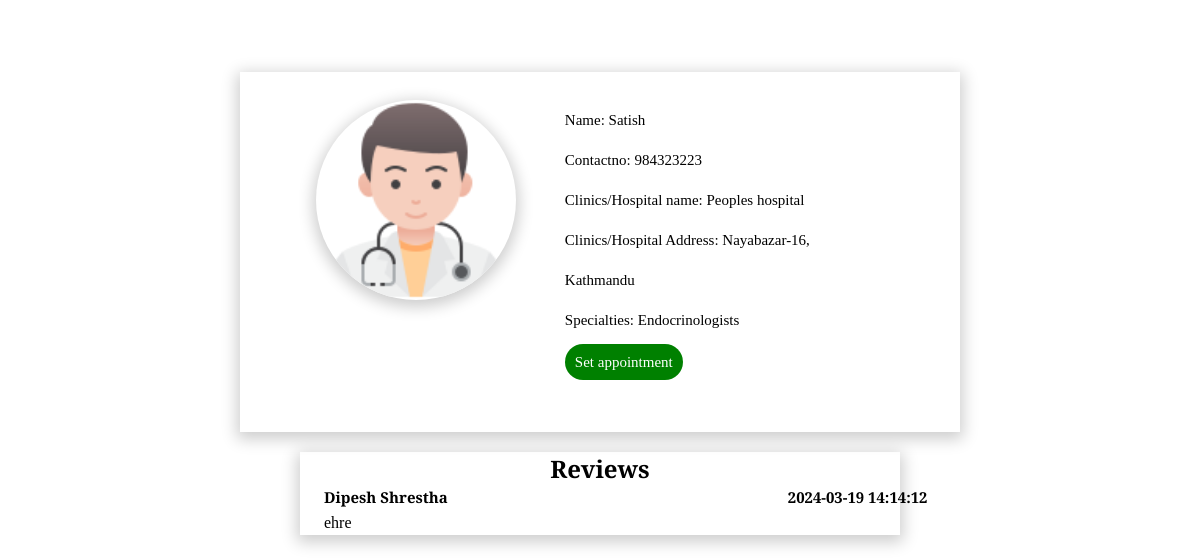
Page /Book.php?doctor_id=3 on the committed database.
### tables this page shows
CREATE TABLE `doctors` (
  `d_id` int NOT NULL,
  `d_fullname` varchar(255) NOT NULL,
  `d_username` varchar(255) NOT NULL,
  `d_email` varchar(255) NOT NULL,
  `d_phone` bigint NOT NULL,
  `d_password` varchar(255) NOT NULL,
  `d_category` varchar(255) NOT NULL,
  `d_cilinics` varchar(255) NOT NULL,
  `d_clocation` varchar(255) NOT NULL,
  `d_imagesource` varchar(250) NOT NULL,
  `d_image` varchar(200) NOT NULL,
  `d_experienced` int NOT NULL,
  `d_qualification` varchar(200) NOT NULL
);

CREATE TABLE `users` (
  `u_id` int NOT NULL,
  `u_firstname` varchar(50) NOT NULL,
  `u_lastname` varchar(200) NOT NULL,
  `u_username` varchar(50) NOT NULL,
  `u_email` varchar(50) NOT NULL,
  `u_address` varchar(50) NOT NULL,
  `u_phone` bigint NOT NULL,
  `u_password` varchar(255) NOT NULL,
  `u_dob` date NOT NULL
);

CREATE TABLE `review` (
  `r_id` int NOT NULL,
  `d_id` int NOT NULL,
  `u_id` int NOT NULL,
  `r_comment` varchar(200) NOT NULL,
  `r_datetime` datetime NOT NULL DEFAULT CURRENT_TIMESTAMP
);

### classes/doctor_data.php (called while the page is built, shortened)
<?php
class doctorData extends dbh_connection{
    public function get_Doctor_info($doctorid){
        $query = 'SELECT * FROM doctors WHERE d_id=?';
        $stmt = $this->connect()->prepare($query);
        if(!$stmt->execute([$doctorid])){
            header('location:../index.php?stmtfailed');
            exit();
        }
        $doctorData = $stmt->fetchAll();
        return $doctorData;
    }
}
$d_data = new doctorData();
?>

### includes/dbh.inc.php (called while the page is built)
<?php
class dbh_connection{
    protected function connect(){
        try{
            $host = 'localhost';
            $username = 'root';
            $password = 'newpassword';
            $dbname = 'Appointment';
            $pdo = new PDO("mysql:host=$host;dbname=$dbname",$username,$password);
            $pdo->setAttribute(PDO::ATTR_ERRMODE, PDO::ERRMODE_EXCEPTION);
            return $pdo;
        }
        catch(PDOException $e){
            die(''.$e->getMessage());
        }
    }
}
?>

### classes/review_classes.php (called while the page is built, shortened)
<?php
class Review_classes extends dbh_connection{
    public function get_review($doctorid){
        $query = 'SELECT * FROM review WHERE d_id = ?';
        $stmt = $this->connect()->prepare($query);
        if(!$stmt->execute([$doctorid])){
            header("location:../index.php?stmtfailed");
            exit();
        }
        $review = $stmt->fetchAll();
        return $review;
    }
    public function get_fullname($userid){
        $query = 'SELECT u_firstname,u_lastname FROM users WHERE u_id=?';
        $stmt = $this->connect()->prepare($query);
        if(!$stmt->execute([$userid])){
            header("location:../index.php?stmtfailed");
            exit();
        }
        $user_fullname = $stmt->fetchAll();
        return $user_fullname;
    }
}
?>

### Book.php (the view, shortened to what this page needs)
<!DOCTYPE html>
<html lang="en">
<head>
    <link rel="stylesheet" href="css/book.css">
</head>
<body>
    <?php
    require_once ('includes/dbh.inc.php');
    include ('classes/doctor_data.php');
    ?>
    <div class="book_container">
        <?php
          $doctorid = null;
        if (isset ($_GET['doctor_id'])) {
            $doctorid = $_GET['doctor_id'];
            $doctor_info = $d_data->get_Doctor_info($doctorid);
            if ($doctor_info) {
                echo '
    <div class="content">
        <div class="book_content">
            <div class="doctor_img"> ';
                foreach ($doctor_info as $key => $doctor) {
                    $doctorid = $doctor['d_id'];
                    echo '
            <img src=" '. $doctor['d_image'] . '" alt="">
            </div>
            <div class="info">
                <p>Name:' . ' ' . $doctor['d_fullname'] . ' </p>
                <p>Contactno:' . ' ' . $doctor['d_phone'] . '</p>
                <p>Clinics/Hospital name:' . ' ' . $doctor['d_cilinics'] . '</p>
                <p>Clinics/Hospital Address:' . ' ' . $doctor['d_clocation'] . '</p>
                <p>Specialties:' . ' ' . $doctor['d_category'] . '</p>
                <a href="appointment.php?doctor_id=' . $doctorid . '">Set appointment</a>
                </div>
                </div>
                </div>';
                }
            }
        }
        ?>
    <?php
    include 'classes/review_classes.php';
    if($doctorid){
    echo '
        <div id="review_section" class="review_box">
            <h2>Reviews</h2>
            <div class="review_list">';
         $review = new Review_classes();
         $review_data = $review->get_review($doctorid);
         if($review_data){
         foreach ($review_data as $key => $reviews ) {
            $user_id = $reviews['u_id'];
            $user_info = $review->get_fullname($user_id);
             foreach ($user_info as $key => $user_fullname) {
                $user_firstname = $user_fullname['u_firstname'];
                $user_lastname = $user_fullname['u_lastname'];
             }
            }
            echo '
             <p class="name">'.$user_firstname.' '.$user_lastname.' <span id="Date">'.$reviews['r_datetime'].'</span></p>
             <p id="review">'.$reviews['r_comment'].' </p>
             ';
         }
    }
        ?>
            </div>
        </div>
</body>
</html>

### css/book.css (style rules this page uses)
* { margin: 0; padding: 0; font-family: "Roboto Serif", serif; }
body { height: 1000px; }
.content { height: 45vh; width: 60vw; margin: 0 auto; box-shadow: 0px 4px 15px 3px rgba(0,0,0,0.2); }
.book_content { display: flex; margin-left:30%; margin-top: 10% }
.doctor_img > img { position: relative; top: 10%; right: 70%; width: 200px; border-radius: 100px; box-shadow: 0px 4px 15px 3px rgba(0,0,0,0.2); }
.info { line-height: 40px; font-size: 20px; }
.info > p,a { position: relative; top: 10%; right: 30%; }
.info > p { font-size: 15px; }
.info>a { text-decoration: none; background-color: green; color: #fff; border-radius: 20px; font-size: 15px; padding:10px; width: 10px; }
#review_section { width: 50vw; margin: 20px auto; box-shadow: 0px 4px 15px 3px rgba(0,0,0,0.2); }
#review_section h2 { text-align: center; }
.review_list { line-height: 25px; width: 40vw; position: relative; }
.name { position: relative; left: 5%; font-size: 15px; font-weight: bold; }
#Date { position: relative; left: 70%; }
#review { position: relative; left: 5%; top: 10%; }

### rows in the picture
doctors: d_image (picture), d_fullname "Satish", d_phone "984323223", d_cilinics "Peoples hospital", d_clocation "Nayabazar-16, Kathmandu", d_category "Endocrinologists"
users: u_firstname "Dipesh", u_lastname "Shrestha"
review: r_datetime "2024-03-19 14:14:12", r_comment "ehre"
